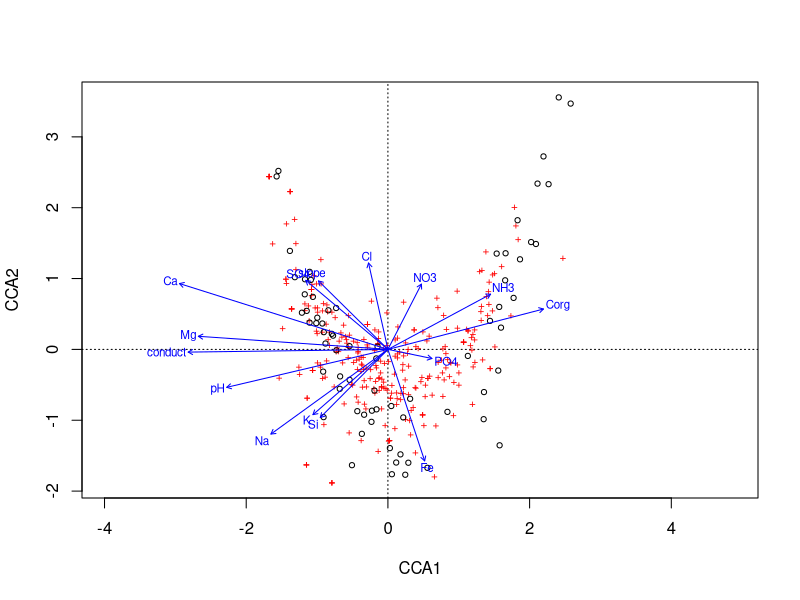

The R source for this figure:
## ---- chunk 1
knitr::opts_chunk$set(comment = "", cache = TRUE, crop = TRUE)
knitr::knit_hooks$set(crop = knitr::hook_pdfcrop)
library("vegan")
data(varespec)
data(varechem)
## ---- chunk 2
cca1 <- cca(varespec ~ ., data = varechem)
cca1
## ---- chunk 3
rda1 <- rda(varespec ~ ., data = varechem)
rda1
## ---- chunk 4
eigenvals(cca1)
## ---- chunk 5
str(scores(cca1, choices = 1:4, display = c("species","sites")), max = 1)
head(scores(cca1, choices = 1:2, display = "sites"))
## ---- chunk 6
scores(cca1, choices = 1:2, display = "species", scaling = 3)
## ---- chunk 7
pcca <- cca(X = varespec,
            Y = varechem[, "Ca", drop = FALSE],
            Z = varechem[, "pH", drop = FALSE])
pcca <- cca(varespec ~ Ca + Condition(pH), data = varechem) ## easier!
## ---- chunk 8
vare.cca <- cca(varespec ~ Al + P*(K + Baresoil), data = varechem)
vare.cca
## ---- chunk 9
upr <- cca(varespec ~ ., data = varechem)
lwr <- cca(varespec ~ 1, data = varechem)
set.seed(1)
mods <- ordistep(lwr, scope = formula(upr), trace = 0)
## ---- chunk 10
mods
## ---- chunk 11
mods$anova
## ---- chunk 12
mods2 <- step(upr, scope = list(lower = formula(lwr), upper = formula(upr)), trace = 0,
              test = "perm")
mods2
## ---- chunk 13
set.seed(42)
(perm <- anova(cca1))
## ---- chunk 14
perm
## ---- chunk 15
args(anova.cca)
## ---- chunk 16
set.seed(1)
anova(mods, by = "axis")
## ---- chunk 17
set.seed(5)
anova(mods, by = "terms")
## ---- chunk 18
set.seed(10)
anova(mods, by = "margin")
## ---- chunk 19
## load vegan
library("vegan")

## load the data
spp <- read.csv("data/meadow-spp.csv", header = TRUE, row.names = 1)
env <- read.csv("data/meadow-env.csv", header = TRUE, row.names = 1)
## ---- chunk 20
m1 <- cca(spp ~ ., data = env)
set.seed(32)
anova(m1)
## ---- chunk 21
plot(m1) ## foo
## ---- chunk 22
head(goodness(mods))
head(goodness(mods, summarize = TRUE))
## ---- chunk 23
head(inertcomp(mods, proportional = TRUE))
## ---- chunk 24
spenvcor(mods)
## ---- chunk 25
intersetcor(mods)
## ---- chunk 26
shuffle(10, control = how(within = Within(type = "series")))
## ---- chunk 27
set.seed(4)
h <- how(within = Within(type = "grid", ncol = 3, nrow = 3))
perm <- shuffle(9, control = h)
## ---- chunk 28
matrix(perm, ncol = 3)
## ---- chunk 29
plt <- gl(3, 10)
h <- how(within = Within(type = "series"), plots = Plots(strata = plt))
## ---- chunk 30
args(Within)
args(Plots)
## ---- chunk 31
args(how)
## ---- chunk 32
plt <- gl(3, 10)
h <- how(within = Within(type = "series"), plots = Plots(strata = plt))
set.seed(4)
p <- shuffle(30, control = h)
do.call("rbind", split(p, plt)) ## look at perms in context
## ---- chunk 33
plt <- gl(3, 10)
h <- how(within = Within(type = "series", constant = TRUE), plots = Plots(strata = plt))
set.seed(4)
p <- shuffle(30, control = h)
do.call("rbind", split(p, plt)) ## look at perms in context
